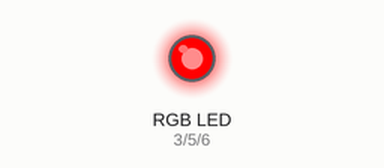
The sketch below on a simulated Arduino Uno, built with avr-gcc and run on an emulated ATmega328P. Shown: an RGB LED mixed from three pins (HIGH = lit).

Above: at 0.5 s.
At 1.5 s:
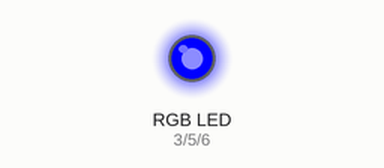
At 5.5 s:
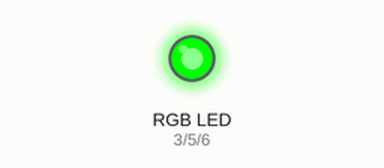
Timing chart, 0 to 6.9 s (numbered marks = the images above):
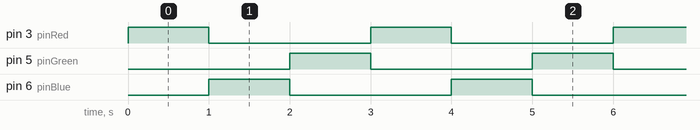

The sketch:

RGB_LED.ino
```cpp
int pinGreen = 5;
int pinBlue = 6;
int pinRed = 3;
void setup(){
  pinMode(pinGreen, OUTPUT);
  pinMode(pinBlue, OUTPUT);
  pinMode(pinRed, OUTPUT);
  digitalWrite(pinGreen, LOW);
  digitalWrite(pinBlue, LOW);
  digitalWrite(pinRed, LOW);
}

void loop(){
  redTest();
  blueTest();
  greenTest();
}

void redTest(){
  digitalWrite(pinRed, HIGH);
  delay(1000);
  digitalWrite(pinRed, LOW);
}

void greenTest(){
  digitalWrite(pinGreen, HIGH);
  delay(1000);
  digitalWrite(pinGreen, LOW);
}

void blueTest(){
  digitalWrite(pinBlue, HIGH);
  delay(1000);
  digitalWrite(pinBlue, LOW);
}
```

Measured:
- by itself, pin 3 (pinRed), pin 5 (pinGreen), pin 6 (pinBlue): alternates HIGH for 1.0 s and LOW for 2.0 s
- by itself, everything shown: repeats every 3.0 s, in 4 steps
